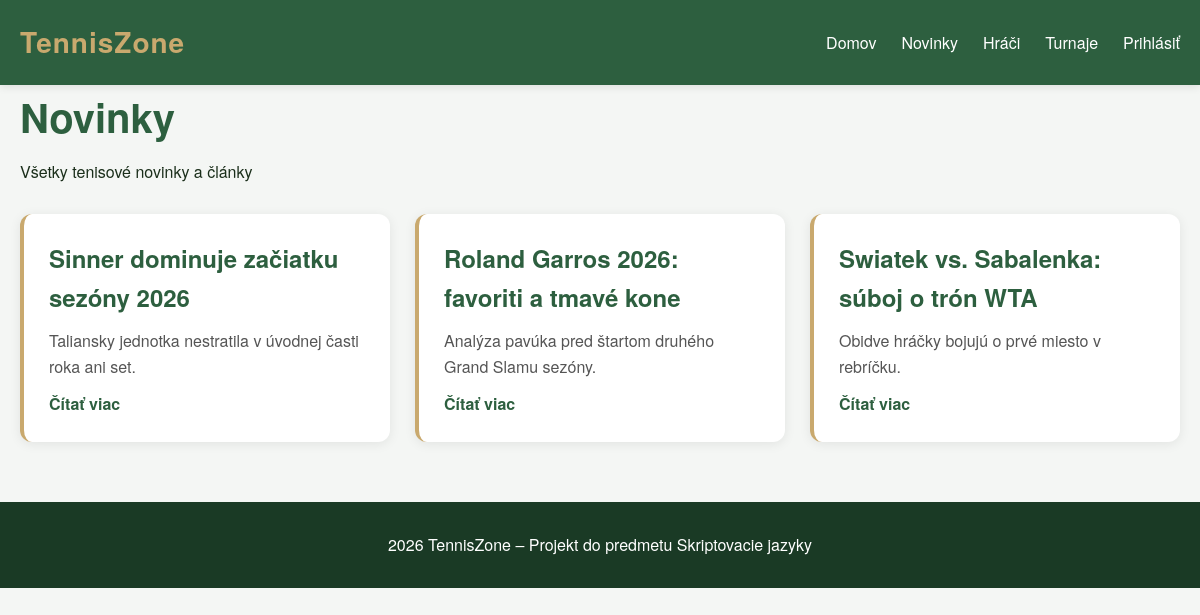
The app's page /public/templates/articles.php, older data.
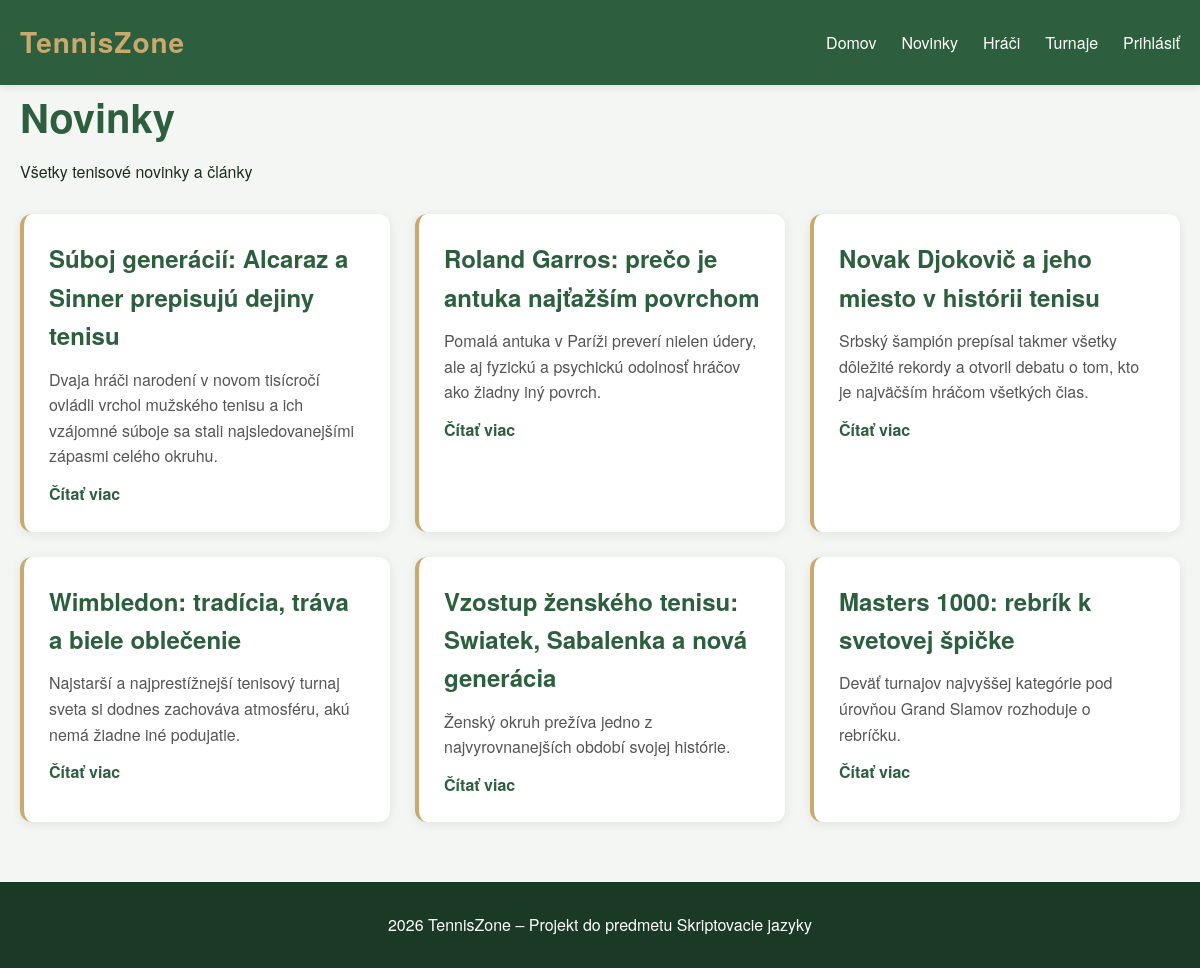
The same page, newer data.
### tables this page shows
CREATE TABLE IF NOT EXISTS articles (
    id INT AUTO_INCREMENT PRIMARY KEY,
    category_id INT,
    author_id INT,
    title VARCHAR(255) NOT NULL,
    slug VARCHAR(255) NOT NULL UNIQUE,
    perex TEXT,
    content TEXT NOT NULL,
    image VARCHAR(255),
    is_published TINYINT(1) DEFAULT 0,
    views INT DEFAULT 0,
    published_at TIMESTAMP NULL,
    created_at TIMESTAMP DEFAULT CURRENT_TIMESTAMP,
    updated_at TIMESTAMP DEFAULT CURRENT_TIMESTAMP ON UPDATE CURRENT_TIMESTAMP,
    FOREIGN KEY (category_id) REFERENCES categories(id) ON DELETE SET NULL,
    FOREIGN KEY (author_id) REFERENCES users(id) ON DELETE SET NULL
);

### autoload.php (called while the page is built, shortened)
<?php
spl_autoload_register(function (string $class): void {
    $prefixes = [
        'App\\Core\\'   => __DIR__ . '/app/core/',
        'App\\Models\\' => __DIR__ . '/app/models/',
    ];
    foreach ($prefixes as $prefix => $baseDir) {
        $len = strlen($prefix);
        if (strncmp($class, $prefix, $len) !== 0) {
            continue;
        }
        $relative = substr($class, $len);
        $file = $baseDir . str_replace('\\', '/', $relative) . '.php';
        if (is_file($file)) {
            return;
        }
    }
});

### app/core/Database.php (called while the page is built, shortened)
<?php
class Database {
    private $host = 'localhost';
    private $dbname = 'tenniszone1';
    private $username = 'root';
    private $password = '';
    private \PDO $connection;
    public function __construct() {
        try {
            $dsn = "mysql:host={$this->host};dbname={$this->dbname};charset=utf8mb4";
            $this->connection = new \PDO($dsn, $this->username, $this->password);
            $this->connection->setAttribute(\PDO::ATTR_ERRMODE, \PDO::ERRMODE_EXCEPTION);
            $this->connection->setAttribute(\PDO::ATTR_DEFAULT_FETCH_MODE, \PDO::FETCH_OBJ);
        } catch (\PDOException $e) {
            echo "Chyba pripojenia: " . $e->getMessage();
        }
    }
    public function getConnection() {
        return $this->connection;
    }
}

### app/models/Post.php (called while the page is built, shortened)
<?php
class Post {
    private $db;
    public function __construct() {
        $database = new Database();
        $this->db = $database->getConnection();
    }
    public function all() {
        $sql = "SELECT * FROM articles ORDER BY created_at DESC";
        $stmt = $this->db->query($sql);
        return $stmt->fetchAll();
    }
}

### public/templates/articles.php (the view, shortened to what this page needs)
<?php
require_once __DIR__ . '/../../autoload.php'; ?>
<?php include __DIR__ . '/partials/header.php';
$post = new Post();
$articles = $post->all();
?>
<h1>Novinky</h1>
<p>Všetky tenisové novinky a články</p>
<div class="articles">
    <?php foreach ($articles as $article): ?>
        <div class="article-card">
            <h2><?php echo htmlspecialchars($article->title); ?></h2>
            <p><?php echo htmlspecialchars($article->perex); ?></p>
            <a href="article-detail.php?id=<?php echo $article->id; ?>">Čítať viac</a>
        </div>
    <?php endforeach; ?>
</div>
<?php include __DIR__ . '/partials/footer.php'; ?>

Row changes from the older to the newer data that the page shows:
changed articles: title "Sinner dominuje začiatku sezóny 2026" → "Súboj generácií: Alcaraz a Sinner prepisujú dejiny tenisu"; perex "Taliansky jednotka nestratila v úvodnej časti roka ani set." → "Dvaja hráči narodení v novom tisícročí ovládli vrchol mužského tenisu a ich vzájomné súboje sa stali najsledovanejšími zápasmi celého okruhu."
changed articles: title "Roland Garros 2026: favoriti a tmavé kone" → "Roland Garros: prečo je antuka najťažším povrchom"; perex "Analýza pavúka pred štartom druhého Grand Slamu sezóny." → "Pomalá antuka v Paríži preverí nielen údery, ale aj fyzickú a psychickú odolnosť hráčov ako žiadny iný povrch."
changed articles: title "Swiatek vs. Sabalenka: súboj o trón WTA" → "Novak Djokovič a jeho miesto v histórii tenisu"; perex "Obidve hráčky bojujú o prvé miesto v rebríčku." → "Srbský šampión prepísal takmer všetky dôležité rekordy a otvoril debatu o tom, kto je najväčším hráčom všetkých čias."
added articles: title "Wimbledon: tradícia, tráva a biele oblečenie", perex "Najstarší a najprestížnejší tenisový turnaj sveta si dodnes zachováva atmosféru, akú nemá žiadne iné podujatie."
added articles: title "Vzostup ženského tenisu: Swiatek, Sabalenka a nová generácia", perex "Ženský okruh prežíva jedno z najvyrovnanejších období svojej histórie."
added articles: title "Masters 1000: rebrík k svetovej špičke", perex "Deväť turnajov najvyššej kategórie pod úrovňou Grand Slamov rozhoduje o rebríčku."
